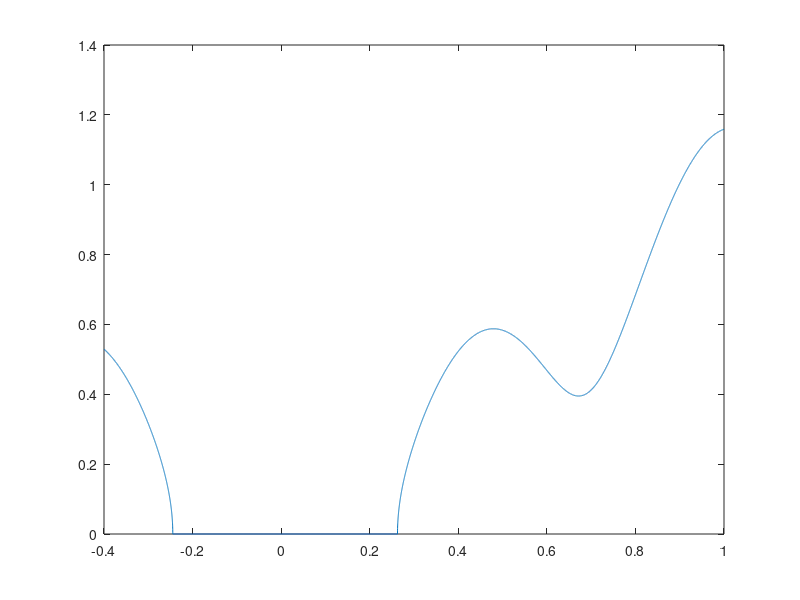

The MATLAB source for this figure: (Note: this script raises an error after producing the figure.)
figure(1)
t = 0:0.001:16;
a = 0.2;
b = -1;
x1 = linspace(-0.4,1,length(t));
x2 = sqrt(x1.^2 - 2.*x1.*a.*cos(b.*t) - a^2);
plot(x1,x2)

c=[14.39999,0.14583333,0.8];
tspan = [0 4];
x0 = [0.2; -0.198];
[t, x] = ode45(@(t, x) model(t,x,a,b,c), tspan, x0);

figure(2)
plot(t, x(:,1))

figure(3)
plot(t, x(:,2))